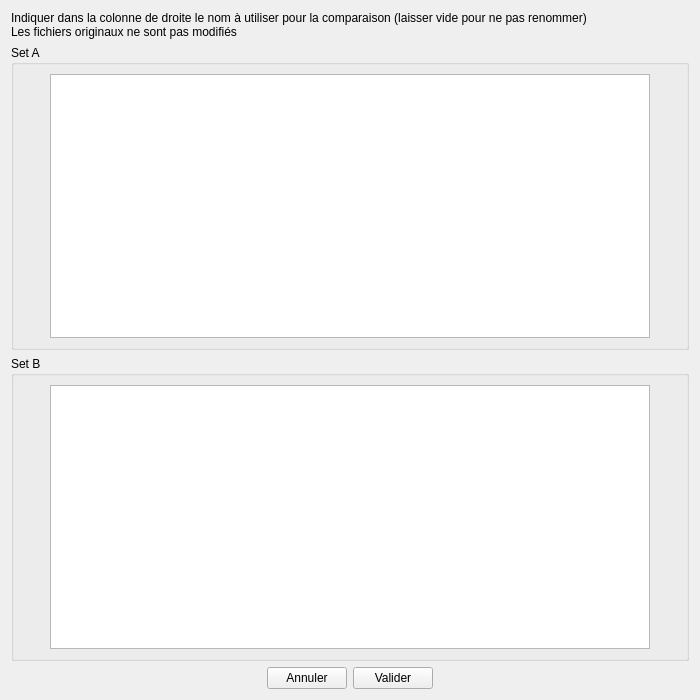
<?xml version="1.0" encoding="UTF-8"?>
<ui version="4.0">
 <class>select_mapping</class>
 <widget class="QDialog" name="select_mapping">
  <property name="geometry">
   <rect>
    <x>0</x>
    <y>0</y>
    <width>700</width>
    <height>700</height>
   </rect>
  </property>
  <property name="sizePolicy">
   <sizepolicy hsizetype="Maximum" vsizetype="Maximum">
    <horstretch>1</horstretch>
    <verstretch>1</verstretch>
   </sizepolicy>
  </property>
  <property name="windowTitle">
   <string>Renommer des colonnes</string>
  </property>
  <layout class="QGridLayout" name="gridLayout">
   <item row="2" column="0">
    <layout class="QVBoxLayout" name="verticalLayout">
     <item>
      <widget class="QGroupBox" name="groupBox0">
       <property name="sizePolicy">
        <sizepolicy hsizetype="Preferred" vsizetype="Preferred">
         <horstretch>0</horstretch>
         <verstretch>0</verstretch>
        </sizepolicy>
       </property>
       <property name="title">
        <string>Set A</string>
       </property>
       <layout class="QHBoxLayout" name="horizontalLayout_2">
        <item>
         <spacer name="horizontalSpacer">
          <property name="orientation">
           <enum>Qt::Horizontal</enum>
          </property>
          <property name="sizeHint" stdset="0">
           <size>
            <width>40</width>
            <height>20</height>
           </size>
          </property>
         </spacer>
        </item>
        <item>
         <widget class="QTableView" name="tableView0">
          <property name="sizePolicy">
           <sizepolicy hsizetype="Fixed" vsizetype="Expanding">
            <horstretch>0</horstretch>
            <verstretch>1</verstretch>
           </sizepolicy>
          </property>
          <property name="minimumSize">
           <size>
            <width>600</width>
            <height>0</height>
           </size>
          </property>
          <property name="sizeAdjustPolicy">
           <enum>QAbstractScrollArea::AdjustIgnored</enum>
          </property>
         </widget>
        </item>
        <item>
         <spacer name="horizontalSpacer_2">
          <property name="orientation">
           <enum>Qt::Horizontal</enum>
          </property>
          <property name="sizeHint" stdset="0">
           <size>
            <width>40</width>
            <height>20</height>
           </size>
          </property>
         </spacer>
        </item>
       </layout>
      </widget>
     </item>
     <item>
      <widget class="QGroupBox" name="groupBox1">
       <property name="sizePolicy">
        <sizepolicy hsizetype="Preferred" vsizetype="Preferred">
         <horstretch>0</horstretch>
         <verstretch>0</verstretch>
        </sizepolicy>
       </property>
       <property name="title">
        <string>Set B</string>
       </property>
       <layout class="QHBoxLayout" name="horizontalLayout_4">
        <item>
         <spacer name="horizontalSpacer_3">
          <property name="orientation">
           <enum>Qt::Horizontal</enum>
          </property>
          <property name="sizeHint" stdset="0">
           <size>
            <width>40</width>
            <height>20</height>
           </size>
          </property>
         </spacer>
        </item>
        <item>
         <widget class="QTableView" name="tableView1">
          <property name="sizePolicy">
           <sizepolicy hsizetype="Expanding" vsizetype="Expanding">
            <horstretch>0</horstretch>
            <verstretch>1</verstretch>
           </sizepolicy>
          </property>
          <property name="minimumSize">
           <size>
            <width>600</width>
            <height>0</height>
           </size>
          </property>
          <property name="sizeAdjustPolicy">
           <enum>QAbstractScrollArea::AdjustIgnored</enum>
          </property>
         </widget>
        </item>
        <item>
         <spacer name="horizontalSpacer_4">
          <property name="orientation">
           <enum>Qt::Horizontal</enum>
          </property>
          <property name="sizeHint" stdset="0">
           <size>
            <width>40</width>
            <height>20</height>
           </size>
          </property>
         </spacer>
        </item>
       </layout>
      </widget>
     </item>
     <item>
      <layout class="QHBoxLayout" name="horizontalLayout_3">
       <property name="leftMargin">
        <number>0</number>
       </property>
       <property name="bottomMargin">
        <number>0</number>
       </property>
       <item alignment="Qt::AlignRight">
        <widget class="QPushButton" name="cancelBtn">
         <property name="maximumSize">
          <size>
           <width>100</width>
           <height>16777215</height>
          </size>
         </property>
         <property name="text">
          <string>Annuler</string>
         </property>
         <property name="autoDefault">
          <bool>false</bool>
         </property>
         <property name="flat">
          <bool>false</bool>
         </property>
        </widget>
       </item>
       <item alignment="Qt::AlignLeft">
        <widget class="QPushButton" name="validateBtn">
         <property name="maximumSize">
          <size>
           <width>100</width>
           <height>16777215</height>
          </size>
         </property>
         <property name="text">
          <string>Valider</string>
         </property>
         <property name="autoDefault">
          <bool>false</bool>
         </property>
        </widget>
       </item>
      </layout>
     </item>
    </layout>
   </item>
   <item row="1" column="0">
    <widget class="QLabel" name="label">
     <property name="text">
      <string>Indiquer dans la colonne de droite le nom à utiliser pour la comparaison (laisser vide pour ne pas renommer)
Les fichiers originaux ne sont pas modifiés</string>
     </property>
    </widget>
   </item>
  </layout>
 </widget>
 <resources/>
 <connections/>
</ui>
